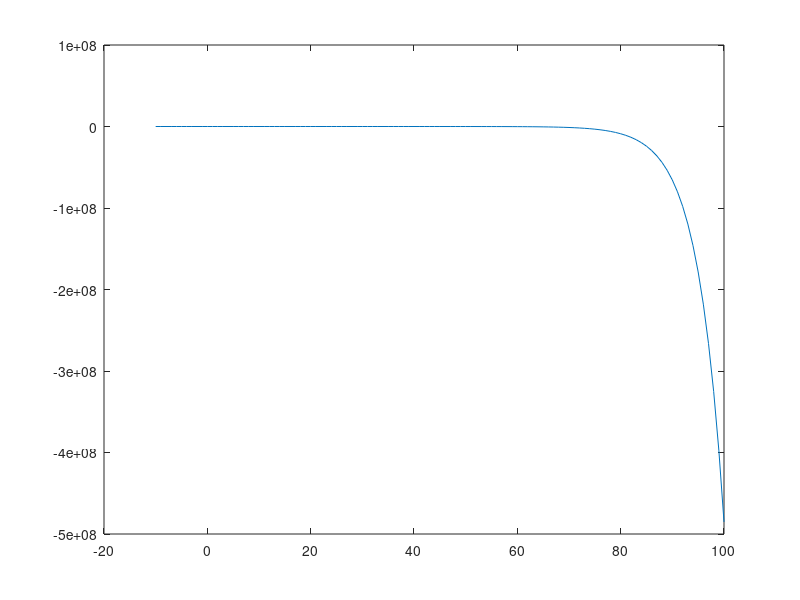

Source code (MATLAB):
function graphic
A = 1;
t1 = 16;
t2 = 5;
t = -10:1:100;
x = t;
if(t<0)
    y = 0;
else
y = A*(exp(t/t1)-exp(t/t2));
plot(x,y);
end